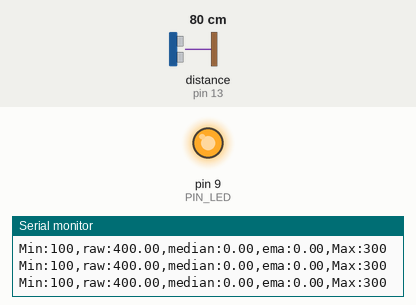
Recording of a sketch running on a simulated Arduino Uno, built with avr-gcc and run on an emulated ATmega328P. On the bench: output pins drawn as LEDs (lit = HIGH), the last lines printed to the serial monitor. Wiring (inferred from the names in the program): ultrasonic range finder: trigger pin 12; echo pin 13. The test bench sets the inputs (shaded band); at power-on: distance to the obstacle (sensor on pin 13) 80 cm. The echo pulse lasts 58.3 µs per cm; pins used as bus, display or sensor lines are not drawn.

Above: at 1.2 s.
1.3 s: distance to the obstacle (sensor on pin 13) set to 34 cm
2.8 s: distance to the obstacle (sensor on pin 13) set to 26 cm
At 3.7 s:
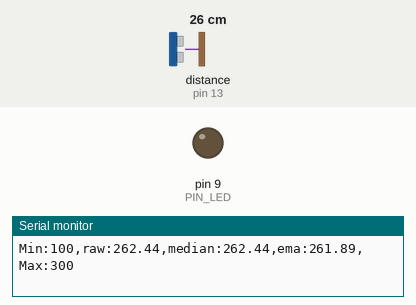
4.3 s: distance to the obstacle (sensor on pin 13) set to 2 cm
At 4.9 s:
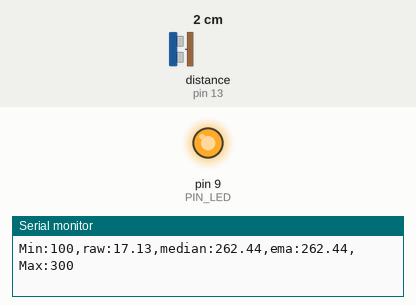
5.8 s: distance to the obstacle (sensor on pin 13) set to 9 cm
7.3 s: distance to the obstacle (sensor on pin 13) set to 12 cm
At 8.2 s:
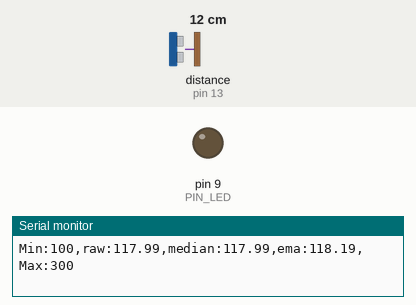
Timing chart, 0 to 9.8 s (numbered marks = the images above; inputs shaded):
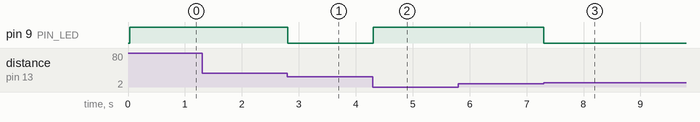

Measured:
- the behaviour switches between 31 and 30 cm on distance to the obstacle (sensor on pin 13) (found by bisection; images 0 and 1)
- the behaviour switches between 10 and 11 cm on distance to the obstacle (sensor on pin 13) (found by bisection; images 2 and 3)
- after the input at 2.8 s, pin 9 (PIN_LED): HIGH → LOW at once
- after the input at 4.3 s, pin 9 (PIN_LED): LOW → HIGH at once
- after the input at 7.3 s, pin 9 (PIN_LED): HIGH → LOW at once

The sketch:

09_subject.ino
```cpp
// Arduino pin assignment
#define PIN_LED  9
#define PIN_TRIG 12
#define PIN_ECHO 13

// configurable parameters
#define SND_VEL 346.0     // sound velocity at 24 celsius degree (unit: m/sec)
#define INTERVAL 25       // sampling interval (unit: msec)
#define PULSE_DURATION 10 // ultra-sound Pulse Duration (unit: usec)
#define _DIST_MIN 100     // minimum distance to be measured (unit: mm)
#define _DIST_MAX 300     // maximum distance to be measured (unit: mm)

#define TIMEOUT ((INTERVAL / 2) * 1000.0) // maximum echo waiting time (unit: usec)
#define SCALE (0.001 * 0.5 * SND_VEL)     // coefficent to convert duration to distance

#define _EMA_ALPHA 0.5    // EMA weight of new sample (range: 0 to 1)
                          // Setting EMA to 1 effectively disables EMA filter.

// global variables
unsigned long last_sampling_time;   // unit: msec
float dist_prev = _DIST_MAX;        // Distance last-measured
float dist_ema;                     // EMA distance
int count = 0;
int n = 30;
float q[30]; //n과 같은 수

void setup() {
  // initialize GPIO pins
  pinMode(PIN_LED,OUTPUT);
  pinMode(PIN_TRIG,OUTPUT);
  pinMode(PIN_ECHO,INPUT);
  digitalWrite(PIN_TRIG, LOW);


  // initialize serial port
  Serial.begin(57600);
}

void loop() {
  float dist_raw, dist_filtered,dist_median;

  // wait until next sampling time.
  // millis() returns the number of milliseconds since the program started.
  // will overflow after 50 days.
  if (millis() < last_sampling_time + INTERVAL)
    return;

  // get a distance reading from the USS
  dist_raw = USS_measure(PIN_TRIG,PIN_ECHO);

  // Modify the below if-else statement to implement the range filter
  if ((dist_raw == 0.0) || (dist_raw > _DIST_MAX)) { // 값 초과
      sort(n);
      dist_prev = dist_raw;
      dist_median = findMedium(n);
      push(dist_median,n);
      //dist_filtered = dist_prev;
  } else if (dist_raw < _DIST_MIN) { // 값 미만
      sort(n);
      dist_prev = dist_raw;
      dist_median = findMedium(n);
      push(dist_median,n);
      //dist_filtered = dist_prev;
  } else {    // In desired Range // 정 상 값
      push(dist_raw,n);
      dist_median = dist_raw;
      dist_prev = dist_raw;
  }

  // Modify the below line to implement the EMA equation
  dist_ema = dist_median * _EMA_ALPHA + (1 - _EMA_ALPHA) * dist_ema;

  // output the distance to the serial port
  Serial.print("Min:");   Serial.print(_DIST_MIN);
  Serial.print(",raw:"); Serial.print(min(dist_raw, _DIST_MAX + 100));
  Serial.print(",median:");  Serial.print(dist_median);
  Serial.print(",ema:");  Serial.print(min(dist_ema, _DIST_MAX + 100));
  Serial.print(",Max:");  Serial.print(_DIST_MAX);
  Serial.println("");

  // do something here
  if ((dist_prev < _DIST_MIN) || (dist_prev > _DIST_MAX))
    digitalWrite(PIN_LED, 1);       // LED OFF
  else
    digitalWrite(PIN_LED, 0);       // LED ON

  // update last sampling time
  last_sampling_time += INTERVAL;
}

// get a distance reading from USS. return value is in millimeter.
float USS_measure(int TRIG, int ECHO)
{
  digitalWrite(TRIG, HIGH);
  delayMicroseconds(PULSE_DURATION);
  digitalWrite(TRIG, LOW);

  return pulseIn(ECHO, HIGH, TIMEOUT) * SCALE; // unit: mm

  // Pulse duration to distance conversion example (target distance = 17.3m)
  // - pulseIn(ECHO, HIGH, timeout) returns microseconds (음파의 왕복 시간)
  // - 편도 거리 = (pulseIn() / 1,000,000) * SND_VEL / 2 (미터 단위)
  //   mm 단위로 하려면 * 1,000이 필요 ==>  SCALE = 0.001 * 0.5 * SND_VEL
  //
  // - 예, pusseIn()이 100,000 이면 (= 0.1초, 왕복 거리 34.6m)
  //        = 100,000 micro*sec * 0.001 milli/micro * 0.5 * 346 meter/sec
  //        = 100,000 * 0.001 * 0.5 * 346
  //        = 17,300 mm  ==> 17.3m
}


void push(float value,int n){

  if(count < n){
    q[count] = value;
    count++;
  }

  else{
    for(int i = 0; i < n - 1 ;i++){
      q[i] = q[i+1];
    }
    q[n-1] = value;
  }

}

float findMedium(int n){

  if(n%2 == 0){
    return (q[(n/2) - 1] + q[(n/2)])/2;

  }
  else{
    return q[(n-1)/2];
  }

}


void sort(int n){
  int score;
  while(score != n -1 ){
    score = 0;
    for(int i = 0; i < n - 1; i++){
    if(q[i] > q[i+1]){ // 지금 > 다음
      float temp;
      temp = q[i+1];
      q[i + 1] = q[i];
      q[i] = temp;

     }
    }
    for(int i = 0; i < n - 1; i++){
      if(q[i] <= q[i+1]){
        score++;
      }
    }


  }

}
```
